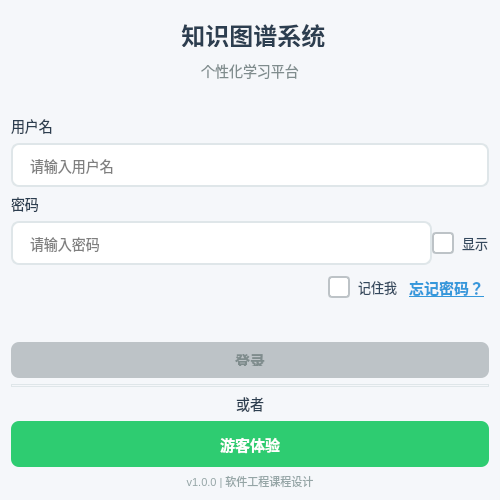
<?xml version="1.0" encoding="UTF-8"?>
<ui version="4.0">
 <class>LoginDialog</class>
 <widget class="QDialog" name="LoginDialog">
  <property name="geometry">
   <rect>
    <x>0</x>
    <y>0</y>
    <width>500</width>
    <height>500</height>
   </rect>
  </property>
  <property name="minimumSize">
   <size>
    <width>400</width>
    <height>400</height>
   </size>
  </property>
  <property name="maximumSize">
   <size>
    <width>500</width>
    <height>500</height>
   </size>
  </property>
  <property name="windowTitle">
   <string>登录 - 软件工程知识图谱系统</string>
  </property>
  <property name="styleSheet">
   <string notr="true">/* 主窗口背景 */
QDialog {
    background-color: #f5f7fa;
    font-family: 'Microsoft YaHei', Arial;
}

/* 标题样式 */
QLabel#titleLabel {
    font-size: 24px;
    font-weight: bold;
    color: #2c3e50;
    margin: 10px;
}

QLabel#subtitleLabel {
    font-size: 14px;
    color: #7f8c8d;
    margin-bottom: 30px;
}

/* 输入框样式 */
QLineEdit {
    border: 2px solid #dfe6e9;
    border-radius: 8px;
    padding: 10px 15px;
    font-size: 14px;
    background-color: white;
    min-height: 20px;
}

QLineEdit:focus {
    border-color: #3498db;
    background-color: #f8fafc;
}

QLineEdit[error=&quot;true&quot;] {
    border-color: #e74c3c;
    background-color: #fff5f5;
}

/* 按钮样式 */
QPushButton {
    border: none;
    border-radius: 8px;
    padding: 12px 0;
    font-size: 15px;
    font-weight: 500;
    cursor: pointer;
}

QPushButton#loginButton {
    background-color: #3498db;
    color: white;
    margin-top: 10px;
}

QPushButton#loginButton:hover {
    background-color: #2980b9;
}

QPushButton#loginButton:pressed {
    background-color: #21618c;
}

QPushButton#loginButton:disabled {
    background-color: #bdc3c7;
    color: #7f8c8d;
}

QPushButton#guestButton {
    background-color: #2ecc71;
    color: white;
}

QPushButton#guestButton:hover {
    background-color: #27ae60;
}

QPushButton#forgotButton {
    background-color: transparent;
    color: #3498db;
    text-decoration: underline;
    padding: 5px;
}

/* 标签样式 */
QLabel {
    font-size: 14px;
    color: #2c3e50;
}

/* 复选框样式 */
QCheckBox {
    font-size: 13px;
    color: #34495e;
    spacing: 8px;
}

QCheckBox::indicator {
    width: 18px;
    height: 18px;
}

QCheckBox::indicator:unchecked {
    border: 2px solid #bdc3c7;
    border-radius: 4px;
    background-color: white;
}

QCheckBox::indicator:checked {
    border: 2px solid #3498db;
    border-radius: 4px;
    background-color: #3498db;
    image: url(:/icons/check.svg);
}

/* 状态标签 */
QLabel#statusLabel {
    font-size: 12px;
    color: #e74c3c;
    min-height: 16px;
}

/* 分割线 */
QFrame#divider {
    border: 1px solid #dfe6e9;
    max-height: 1px;
}</string>
  </property>
  <layout class="QVBoxLayout" name="mainLayout" stretch="0,0,0,0,0,1,0,0,0,0,0,0,0,0,0,0">
   <item>
    <widget class="QLabel" name="titleLabel">
     <property name="text">
      <string> 知识图谱系统</string>
     </property>
     <property name="alignment">
      <set>Qt::AlignmentFlag::AlignCenter</set>
     </property>
    </widget>
   </item>
   <item>
    <widget class="QLabel" name="subtitleLabel">
     <property name="cursor">
      <cursorShape>CrossCursor</cursorShape>
     </property>
     <property name="text">
      <string>个性化学习平台</string>
     </property>
     <property name="alignment">
      <set>Qt::AlignmentFlag::AlignCenter</set>
     </property>
    </widget>
   </item>
   <item>
    <spacer name="verticalSpacer">
     <property name="orientation">
      <enum>Qt::Orientation::Vertical</enum>
     </property>
     <property name="sizeHint" stdset="0">
      <size>
       <width>20</width>
       <height>40</height>
      </size>
     </property>
    </spacer>
   </item>
   <item>
    <widget class="QLabel" name="usernameLabel">
     <property name="text">
      <string>用户名</string>
     </property>
    </widget>
   </item>
   <item>
    <widget class="QLineEdit" name="usernameEdit">
     <property name="placeholderText">
      <string>请输入用户名</string>
     </property>
     <property name="clearButtonEnabled">
      <bool>true</bool>
     </property>
    </widget>
   </item>
   <item>
    <spacer name="verticalSpacer_2">
     <property name="orientation">
      <enum>Qt::Orientation::Vertical</enum>
     </property>
     <property name="sizeHint" stdset="0">
      <size>
       <width>20</width>
       <height>10</height>
      </size>
     </property>
    </spacer>
   </item>
   <item>
    <widget class="QLabel" name="passwordLabel">
     <property name="text">
      <string>密码</string>
     </property>
    </widget>
   </item>
   <item>
    <layout class="QHBoxLayout" name="passwordLayout">
     <property name="spacing">
      <number>0</number>
     </property>
     <property name="leftMargin">
      <number>0</number>
     </property>
     <property name="topMargin">
      <number>0</number>
     </property>
     <item>
      <widget class="QLineEdit" name="passwordEdit">
       <property name="echoMode">
        <enum>QLineEdit::EchoMode::Password</enum>
       </property>
       <property name="placeholderText">
        <string>请输入密码</string>
       </property>
      </widget>
     </item>
     <item>
      <widget class="QCheckBox" name="showPasswordCheck">
       <property name="text">
        <string>显示</string>
       </property>
       <property name="checked">
        <bool>false</bool>
       </property>
      </widget>
     </item>
    </layout>
   </item>
   <item>
    <layout class="QHBoxLayout" name="optionsLayout">
     <item>
      <spacer name="horizontalSpacer">
       <property name="orientation">
        <enum>Qt::Orientation::Horizontal</enum>
       </property>
       <property name="sizeHint" stdset="0">
        <size>
         <width>40</width>
         <height>20</height>
        </size>
       </property>
      </spacer>
     </item>
     <item>
      <widget class="QCheckBox" name="rememberMeCheck">
       <property name="text">
        <string>记住我</string>
       </property>
      </widget>
     </item>
     <item>
      <widget class="QPushButton" name="forgotButton">
       <property name="text">
        <string>忘记密码？</string>
       </property>
       <property name="flat">
        <bool>true</bool>
       </property>
      </widget>
     </item>
    </layout>
   </item>
   <item>
    <widget class="QLabel" name="statusLabel">
     <property name="text">
      <string/>
     </property>
     <property name="alignment">
      <set>Qt::AlignmentFlag::AlignCenter</set>
     </property>
    </widget>
   </item>
   <item>
    <widget class="QPushButton" name="loginButton">
     <property name="enabled">
      <bool>false</bool>
     </property>
     <property name="text">
      <string>登录</string>
     </property>
    </widget>
   </item>
   <item>
    <widget class="QFrame" name="divider">
     <property name="frameShape">
      <enum>QFrame::Shape::HLine</enum>
     </property>
     <property name="frameShadow">
      <enum>QFrame::Shadow::Sunken</enum>
     </property>
    </widget>
   </item>
   <item>
    <widget class="QLabel" name="guestLabel">
     <property name="text">
      <string>或者</string>
     </property>
     <property name="alignment">
      <set>Qt::AlignmentFlag::AlignCenter</set>
     </property>
    </widget>
   </item>
   <item>
    <widget class="QPushButton" name="guestButton">
     <property name="text">
      <string>游客体验</string>
     </property>
    </widget>
   </item>
   <item>
    <spacer name="verticalSpacer_3">
     <property name="orientation">
      <enum>Qt::Orientation::Vertical</enum>
     </property>
     <property name="sizeHint" stdset="0">
      <size>
       <width>20</width>
       <height>40</height>
      </size>
     </property>
    </spacer>
   </item>
   <item>
    <widget class="QLabel" name="versionLabel">
     <property name="styleSheet">
      <string notr="true">color: #95a5a6; font-size: 11px;</string>
     </property>
     <property name="text">
      <string>v1.0.0 | 软件工程课程设计</string>
     </property>
     <property name="alignment">
      <set>Qt::AlignmentFlag::AlignCenter</set>
     </property>
    </widget>
   </item>
  </layout>
 </widget>
 <resources/>
 <connections/>
</ui>
